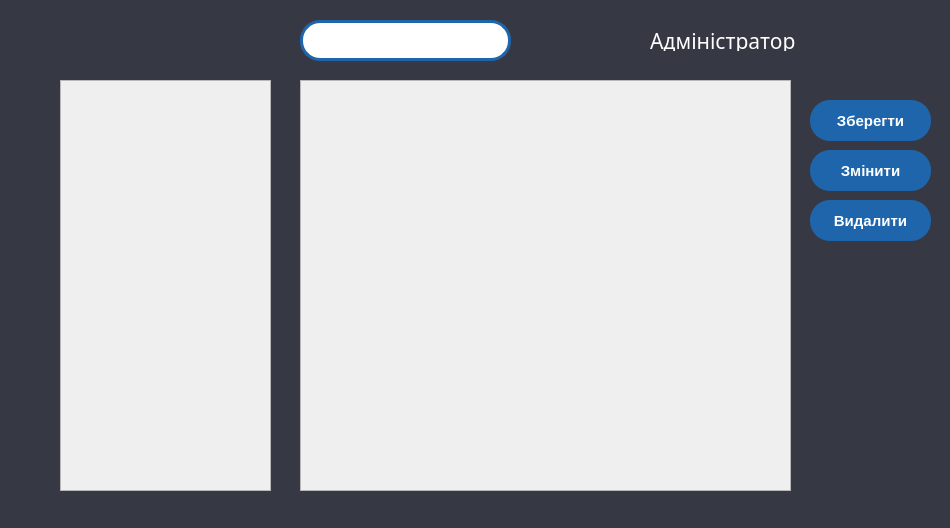
<?xml version="1.0" encoding="UTF-8"?>
<ui version="4.0">
 <class>WindowAdmin</class>
 <widget class="QDialog" name="WindowAdmin">
  <property name="geometry">
   <rect>
    <x>0</x>
    <y>0</y>
    <width>950</width>
    <height>528</height>
   </rect>
  </property>
  <property name="windowTitle">
   <string/>
  </property>
  <property name="windowIcon">
   <iconset resource="Img.qrc">
    <normaloff>:/new/prefix36/img/task.png</normaloff>:/new/prefix36/img/task.png</iconset>
  </property>
  <widget class="QLabel" name="Fon">
   <property name="geometry">
    <rect>
     <x>-10</x>
     <y>-10</y>
     <width>961</width>
     <height>541</height>
    </rect>
   </property>
   <property name="styleSheet">
    <string notr="true">QLabel{
background-color: rgb(54, 57, 67);

}</string>
   </property>
   <property name="text">
    <string/>
   </property>
  </widget>
  <widget class="QWidget" name="leftside" native="true">
   <property name="geometry">
    <rect>
     <x>0</x>
     <y>80</y>
     <width>61</width>
     <height>421</height>
    </rect>
   </property>
  </widget>
  <widget class="QWidget" name="upside" native="true">
   <property name="geometry">
    <rect>
     <x>0</x>
     <y>0</y>
     <width>951</width>
     <height>81</height>
    </rect>
   </property>
   <property name="styleSheet">
    <string notr="true"/>
   </property>
   <widget class="QLabel" name="label_PageName">
    <property name="geometry">
     <rect>
      <x>650</x>
      <y>30</y>
      <width>158</width>
      <height>21</height>
     </rect>
    </property>
    <property name="font">
     <font>
      <family>Fixel Black</family>
      <pointsize>16</pointsize>
     </font>
    </property>
    <property name="styleSheet">
     <string notr="true">QLabel{

	color: rgb(255, 255, 255);
}</string>
    </property>
    <property name="text">
     <string>Адміністратор</string>
    </property>
   </widget>
   <widget class="QWidget" name="verticalLayoutWidget">
    <property name="geometry">
     <rect>
      <x>60</x>
      <y>20</y>
      <width>211</width>
      <height>61</height>
     </rect>
    </property>
    <layout class="QVBoxLayout" name="verticalLayout">
     <item alignment="Qt::AlignBottom">
      <widget class="QLabel" name="label_name">
       <property name="font">
        <font>
         <family>Fixel Black</family>
         <pointsize>10</pointsize>
        </font>
       </property>
       <property name="styleSheet">
        <string notr="true">QLabel {
	color: rgb(255, 255, 255);
}
</string>
       </property>
       <property name="text">
        <string/>
       </property>
      </widget>
     </item>
     <item alignment="Qt::AlignTop">
      <widget class="QLabel" name="label_email">
       <property name="styleSheet">
        <string notr="true">QLabel {
	color: rgb(255, 255, 255);
}
</string>
       </property>
       <property name="text">
        <string/>
       </property>
      </widget>
     </item>
    </layout>
   </widget>
   <widget class="QPushButton" name="btnclose">
    <property name="geometry">
     <rect>
      <x>920</x>
      <y>10</y>
      <width>21</width>
      <height>21</height>
     </rect>
    </property>
    <property name="styleSheet">
     <string notr="true">QPushButton{
	border-image: url(://img/white_x_circle_icon.png);
	background-color: transparent;
	background: none;
	border: none;
}</string>
    </property>
    <property name="text">
     <string/>
    </property>
   </widget>
   <widget class="QLabel" name="searchEmployee">
    <property name="geometry">
     <rect>
      <x>600</x>
      <y>20</y>
      <width>8</width>
      <height>39</height>
     </rect>
    </property>
    <property name="text">
     <string/>
    </property>
   </widget>
   <widget class="QLineEdit" name="SearchLine">
    <property name="geometry">
     <rect>
      <x>300</x>
      <y>20</y>
      <width>211</width>
      <height>41</height>
     </rect>
    </property>
    <property name="styleSheet">
     <string notr="true">QLineEdit {
background-color: rgb(255, 255, 255);
border-radius: 20px;
border: 3px solid rgb(30, 101, 172);
padding-left: 20px;


}</string>
    </property>
   </widget>
  </widget>
  <widget class="QWidget" name="baseside" native="true">
   <property name="geometry">
    <rect>
     <x>60</x>
     <y>80</y>
     <width>211</width>
     <height>431</height>
    </rect>
   </property>
   <widget class="QWidget" name="gridLayoutWidget">
    <property name="geometry">
     <rect>
      <x>0</x>
      <y>0</y>
      <width>211</width>
      <height>411</height>
     </rect>
    </property>
    <layout class="QGridLayout" name="gridLayout">
     <item row="0" column="0">
      <widget class="QScrollArea" name="scrollArea">
       <property name="widgetResizable">
        <bool>true</bool>
       </property>
       <widget class="QWidget" name="scrollAreaWidgetContents">
        <property name="geometry">
         <rect>
          <x>0</x>
          <y>0</y>
          <width>207</width>
          <height>407</height>
         </rect>
        </property>
       </widget>
      </widget>
     </item>
    </layout>
   </widget>
  </widget>
  <widget class="QWidget" name="widget_tasks" native="true">
   <property name="geometry">
    <rect>
     <x>300</x>
     <y>80</y>
     <width>491</width>
     <height>411</height>
    </rect>
   </property>
   <property name="styleSheet">
    <string notr="true">QWidget{


}</string>
   </property>
   <widget class="QScrollArea" name="scrollArea_main">
    <property name="geometry">
     <rect>
      <x>0</x>
      <y>0</y>
      <width>491</width>
      <height>411</height>
     </rect>
    </property>
    <property name="styleSheet">
     <string notr="true"/>
    </property>
    <property name="widgetResizable">
     <bool>true</bool>
    </property>
    <widget class="QWidget" name="scroll_widget_main">
     <property name="geometry">
      <rect>
       <x>0</x>
       <y>0</y>
       <width>489</width>
       <height>409</height>
      </rect>
     </property>
    </widget>
   </widget>
  </widget>
  <widget class="QPushButton" name="btn_save">
   <property name="geometry">
    <rect>
     <x>810</x>
     <y>100</y>
     <width>121</width>
     <height>41</height>
    </rect>
   </property>
   <property name="styleSheet">
    <string notr="true">QPushButton{
background: rgb(30, 101, 172);
border-radius: 20px;
color: rgb(255, 255, 255);
font-size: 15px; 
font-weight: bold;
}
QPushButton:hover{
background: rgb(255, 255, 255);
color: rgb(37, 125, 214);
}</string>
   </property>
   <property name="text">
    <string>Зберегти</string>
   </property>
  </widget>
  <widget class="QPushButton" name="btn_update">
   <property name="geometry">
    <rect>
     <x>810</x>
     <y>150</y>
     <width>121</width>
     <height>41</height>
    </rect>
   </property>
   <property name="styleSheet">
    <string notr="true">QPushButton{
background: rgb(30, 101, 172);
border-radius: 20px;
color: rgb(255, 255, 255);
font-size: 15px; 
font-weight: bold;
}
QPushButton:hover{
background: rgb(255, 255, 255);
color: rgb(37, 125, 214);
}</string>
   </property>
   <property name="text">
    <string>Змінити</string>
   </property>
  </widget>
  <widget class="QPushButton" name="btn_delete">
   <property name="geometry">
    <rect>
     <x>810</x>
     <y>200</y>
     <width>121</width>
     <height>41</height>
    </rect>
   </property>
   <property name="styleSheet">
    <string notr="true">QPushButton{
background: rgb(30, 101, 172);
border-radius: 20px;
color: rgb(255, 255, 255);
font-size: 15px; 
font-weight: bold;
}
QPushButton:hover{
background: rgb(255, 255, 255);
color: rgb(37, 125, 214);
}</string>
   </property>
   <property name="text">
    <string>Видалити</string>
   </property>
  </widget>
 </widget>
 <resources>
  <include location="Img.qrc"/>
 </resources>
 <connections/>
</ui>
